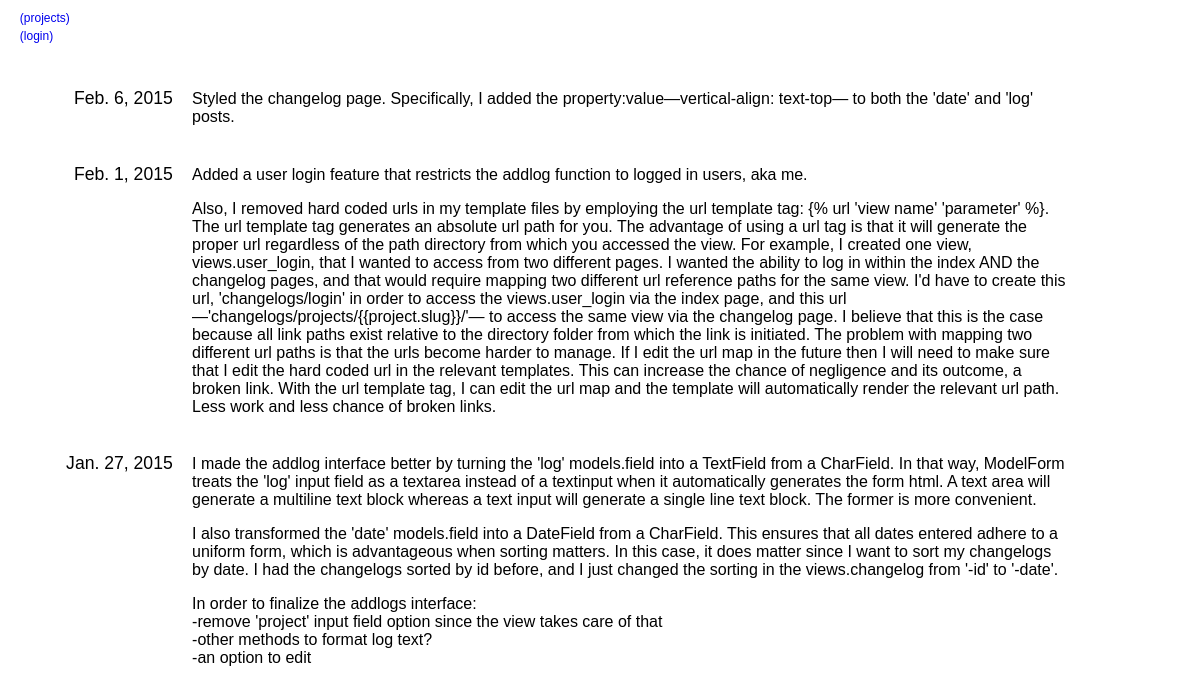
The app's page /changelogs/project-changelogs/ with its own data.
### changelogs/models.py (models this page shows, shortened)
class Changelog(models.Model):
    project = models.ForeignKey(Project)
    date = models.DateField(help_text='Date: ')
    log = models.TextField(max_length = 2000, help_text='Log:   ')

### changelogs/views.py (the view)
# urls.py: url(r'^(?P<project_name_slug>[\w\-]+)/$', views.changelog, name='changelog'),
def changelog(request, project_name_slug):
    project = Project.objects.get(slug=project_name_slug)
    logs = Changelog.objects.filter(project = project).order_by('-date')
    context_dict = { 'project': project, 'logs': logs,}
    return render(request,'changelogs/changelog.html', context_dict)

### templates/changelogs/changelog.html (shortened to what this page needs)
<!DOCTYPE html>
<html>
    <head>
    </head>
    <body>
        <a href='{% url 'index' %}'>(projects)</a>
        <br>
        {% if user.is_authenticated %}
            <a href='{% url 'addlog' project.slug %}'>(addlog)</a>
            <br>
            <a href='{% url 'userlogout' %}'>(logout)</a>
        {% else %}
            <a href='{% url 'userlogin' %}'>(login)</a>
        {% endif %}
        <table>
            {% for log in logs %}
            <tr>
                <td id='date'><p>{{log.date}}</p></td>
                <td id='log'><p>{{log.log|safe}}</p></td>
            </tr>
            {% endfor %}
        </table>
    </body>
</html>

### templates/changelogs/changelog.html (style rules this page uses)
body { font-family: helvetica; }
a { text-decoration: none; font-size: 75%; margin-left: 1%; }
table { margin: 2% 10% 2% 2%; }
#date { width: 15%; vertical-align: text-top; }
#date p { font-size: 110%; text-align: right; padding-right: 10%; }
#log { vertical-align: text-top; }
#log p { font-size: 100%; }

### records on screen
Changelog: date "Feb. 6, 2015", log "Styled the changelog page. Specifically, I added the property:value—vertical-align: text-top— to both the 'date' and 'log' posts."
Changelog: date "Feb. 1, 2015", log "Added a user login feature that restricts the addlog function to logged in users, aka me. Also, I removed hard coded urls in my template files by employing the url template tag: {% url 'view name' 'parameter' %}. The url template tag generates an absolute url path for you. The advantage of using a url tag is that it will generate the proper url regardless of the path directory from which you accessed the view. For example, I created one view, views.user_login, that I wanted to access from two different pages. I wanted the ability to log in within the index AND the changelog pages, and that would require mapping two different url reference paths for the same view. I'd have to create this…"
Changelog: date "Jan. 27, 2015", log "I made the addlog interface better by turning the 'log' models.field into a TextField from a CharField. In that way, ModelForm treats the 'log' input field as a textarea instead of a textinput when it automatically generates the form html. A text area will generate a multiline text block whereas a text input will generate a single line text block. The former is more convenient. I also transformed the 'date' models.field into a DateField from a CharField. This ensures that all dates entered adhere to a uniform form, which is advantageous when sorting matters. In this case, it does matter since I want to sort my changelogs by date. I had the changelogs sorted by id before, and I just changed…"
